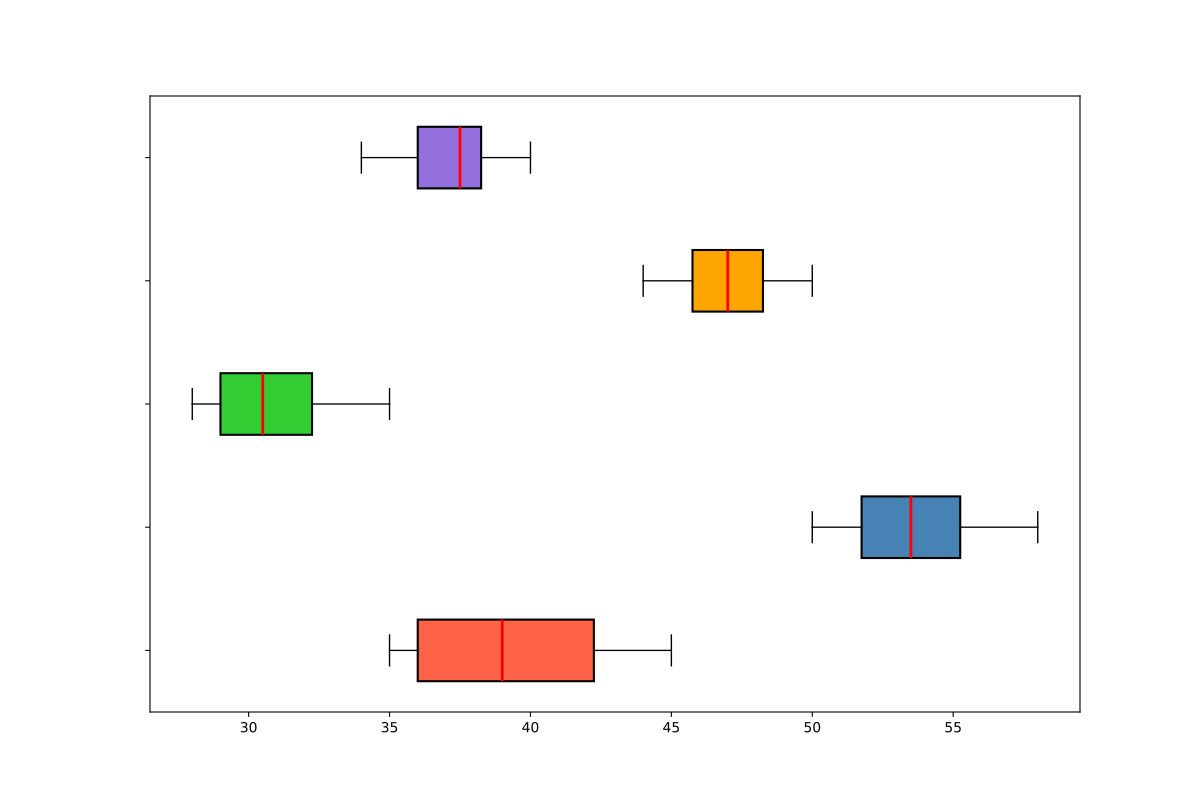

This figure's Python source:
import matplotlib.pyplot as plt

# Data representing monthly temperatures at five different wells
well_temps = [
    [35, 36, 38, 40, 42, 45, 43, 41, 44, 37, 36, 35],  # Well A
    [50, 52, 54, 56, 55, 57, 58, 54, 53, 51, 52, 50],  # Well B
    [28, 30, 29, 31, 33, 35, 34, 32, 31, 30, 29, 28],  # Well C
    [45, 46, 47, 48, 49, 50, 49, 48, 47, 46, 45, 44],  # Well D
    [39, 38, 37, 36, 35, 34, 36, 38, 40, 39, 38, 37]   # Well E
]

fig, ax = plt.subplots(figsize=(12, 8))

bp = ax.boxplot(well_temps, patch_artist=True, notch=False, vert=False,
                boxprops=dict(color='black', linewidth=1.5),
                medianprops=dict(color='red', linewidth=2),
                whiskerprops=dict(color='black'),
                capprops=dict(color='black'),
                flierprops=dict(marker='o', color='blue', alpha=0.5))

new_colors = ['#FF6347', '#4682B4', '#32CD32', '#FFA500', '#9370DB']
for patch, color in zip(bp['boxes'], new_colors):
    patch.set_facecolor(color)

ax.set_yticklabels([])

plt.show()
